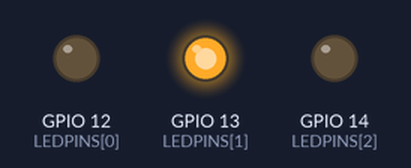
A sketch run on a simulated ESP8266 (NodeMCU). Shown: output pins drawn as LEDs (lit = HIGH). WiFi joins after 1.5 s; servers stay silent unless stated; uploads are accepted with an empty reply; not simulated (calls return 0 or success): secrets.h; pins used as bus, display or sensor lines are not drawn; what the sketch prints to the serial monitor is not drawn. At 6.0 s the program puts the board to deep sleep or switches it off; the recording ends there.

Above: at 0.13 s.
At 1.57 s:
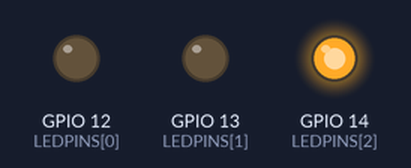
At 2.76 s:
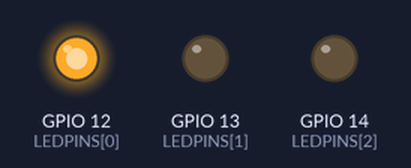
At 3.17 s:
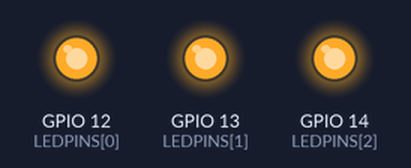
At 5.87 s:
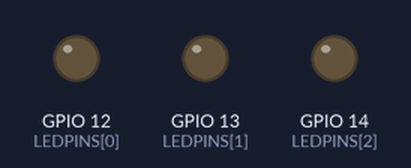
Timing chart, 0 to 6.0 s (numbered marks = the images above):
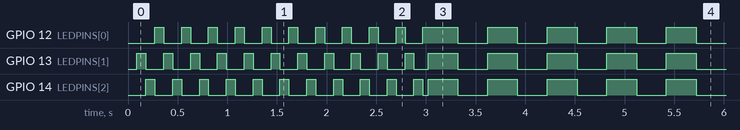

The sketch:

mokkameister.ino
```cpp
/*
 * Mokkameister hardware button,
 * based on an esp8266
 *
 * Is offline, wakes up by pushing giant red button,
 * Connects to WIFI, POSTs to mokkameister backend.
 *
 */

#include <ESP8266WiFi.h>
#include <Ticker.h>

#include "secrets.h"

const char* host = "mokkameister.herokuapp.com";
const char* path = "/coffee-button/";
const int httpPort = 80;

const int POWERPIN = 4;

#define RETRYCOUNT 3
#define SPININTERVAL 0.09
#define LEDCOUNT 3

const int LEDPINS[] = { 12, 13, 14 };

Ticker spinticker;

volatile int spincount;

void spinLEDs() {
    spincount++;

    for (int i = 0; i < LEDCOUNT; i++) {
        if (spincount % LEDCOUNT == i) {
            digitalWrite(LEDPINS[i], HIGH);
        } else {
            digitalWrite(LEDPINS[i], LOW);
        }
    }
}

void stopSpinner() {
    spinticker.detach();
    for (int i = 0; i < LEDCOUNT; i++) {
        digitalWrite(LEDPINS[i], LOW);
    }
}

void flashAll(int times, int delayms) {
    int blinkCount = times;

    while (blinkCount-- > 0) {
        for (int led = 0; led < LEDCOUNT; led++) {
            if (blinkCount % 2 == 0) {
                digitalWrite(LEDPINS[led], LOW);
            } else {
                digitalWrite(LEDPINS[led], HIGH);
            }
        }
        delay(delayms);
    }

}

boolean wifiConnect() {
    int retries = 100;

    Serial.print("\n\nConnecting to ");
    Serial.println(ssid);

    WiFi.begin(ssid, password);

    while (retries-- > 0 && WiFi.status() != WL_CONNECTED) {
        delay(100);
        Serial.print(".");
    }

    if (WiFi.status() == WL_CONNECTED) {
        Serial.println("\nWiFi connected");
        Serial.println("IP address: ");
        Serial.println(WiFi.localIP());
        return true;
    } else {
        Serial.println("\nWiFi connect failed");
        return false;
    }
}

void keepPowerOn() {
    pinMode(POWERPIN, OUTPUT);
    digitalWrite(POWERPIN, HIGH);
}

void powerOff() {
    digitalWrite(POWERPIN, LOW);
    ESP.deepSleep(0, WAKE_RF_DEFAULT);
}

boolean doHttpPost() {
    Serial.print("connecting to ");
    Serial.println(host);

    WiFiClient client;
    if (!client.connect(host, httpPort)) {
        Serial.println("connection failed");
        return false;
    }

    Serial.print("Requesting URL: ");
    Serial.print(host);
    Serial.println(path);

    client.print(String("POST ") + path + " HTTP/1.1\r\n" +
                 "Host: " + host + "\r\n" +
                 "Content-Type: application/x-www-form-urlencoded\r\n" +
                 "Connection: close\r\n"
                 "Content-Length: " + String(7 + String(secret).length()) + "\r\n" +
                 "\r\n" +
                 "secret=" + secret + "\r\n" +
                 "\r\n");
    delay(50);

    while(client.available()){
        String line = client.readStringUntil('\r');
        Serial.print(line);
    }

    Serial.println();
    Serial.println("closing connection");

    delay(200);

    client.stop();
    return true;
}

void setup() {
    keepPowerOn();

    for (int i = 0; i < LEDCOUNT; i++) {
        pinMode(LEDPINS[i], OUTPUT);
        digitalWrite(LEDPINS[i], LOW);
    }

    Serial.begin(115200);

    spinticker.attach(SPININTERVAL, spinLEDs);

    if (!wifiConnect()) {
        stopSpinner();
        flashAll(40, 100);
        powerOff();
        return;
    }

    // Retry RETRYCOUNT times:
    for (int i = 0; i < RETRYCOUNT; i++) {
        if (doHttpPost()) {
            break;
        } else if (i == RETRYCOUNT - 1) {
            stopSpinner();
            flashAll(20, 500);
        }
    }

    stopSpinner();
    flashAll(10, 300);
    powerOff();
}

void loop() {}
```

Measured:
- by itself, GPIO 12 (LEDPINS[0]): goes 10 × (HIGH 0.09 s, LOW 0.18 s), 4 × (HIGH 0.35 s, LOW 0.30 s), HIGH 0.30 s, then LOW
- by itself, GPIO 13 (LEDPINS[1]): goes 11 × (HIGH 0.09 s, LOW 0.18 s), 4 × (HIGH 0.30 s, LOW 0.30 s), HIGH 0.30 s, then LOW
- by itself, GPIO 14 (LEDPINS[2]): goes 10 × (HIGH 0.09 s, LOW 0.18 s), HIGH 0.09 s, LOW 0.05 s, 4 × (HIGH 0.30 s, LOW 0.30 s), HIGH 0.30 s, then LOW
